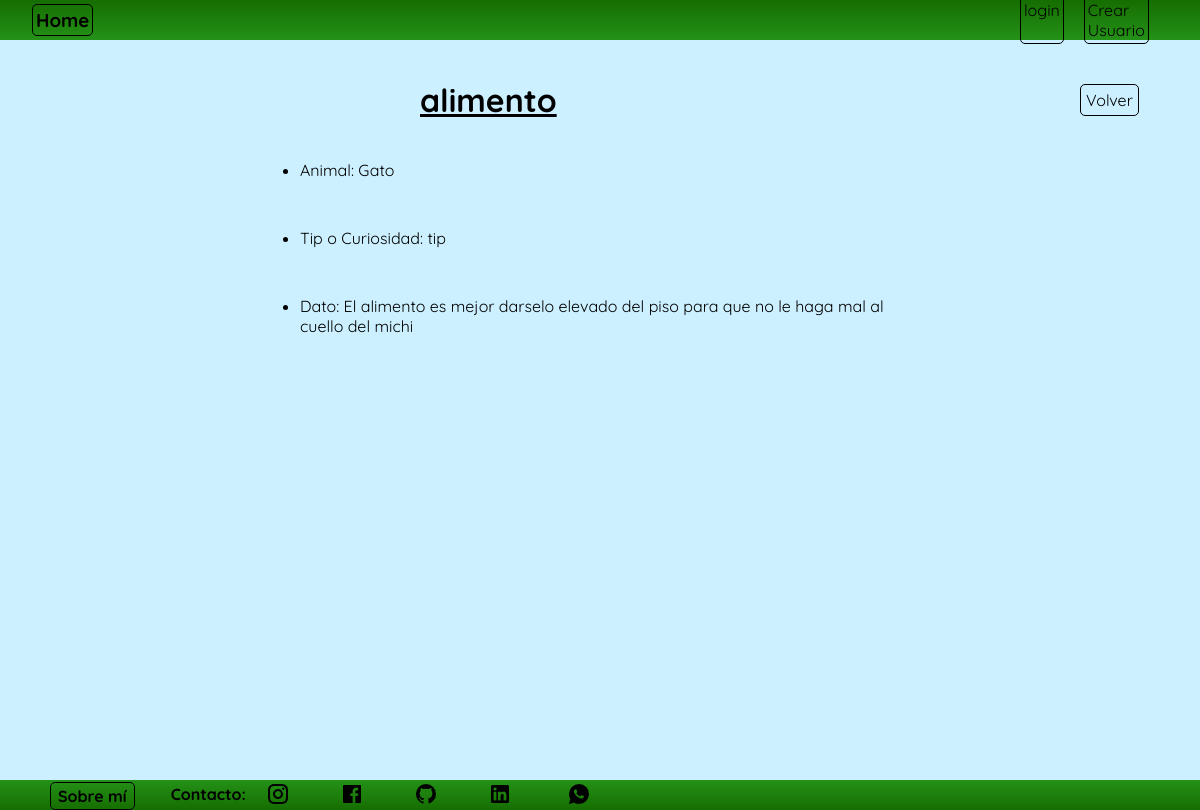
The page /comunidad/comunidad/tipcuriosidad/detail/2 on the database its author committed.
### comunidad/models.py (models this page shows, shortened)
class TipCuriosidad(models.Model):
    class TipoCuriosidad(models.TextChoices):
        TIP = 'tip', 'Tip'
        CURIOSIDAD = 'curiosidad', 'Curiosidad'
    nombre = models.CharField(max_length=100)
    animal = models.ForeignKey(TipoAnimal, on_delete=models.SET_NULL, null=True, blank=True)
    tip_o_curiosidad = models.CharField(max_length=10, choices=TipoCuriosidad.choices, verbose_name='Tip o curiosidad')
    url = models.CharField(max_length=250,null=True,blank=True, verbose_name='URL')
    dato = models.TextField(null=True,blank=True)
    usuario = models.ForeignKey(User, on_delete=models.CASCADE)
    class Meta:
        verbose_name = 'Tip o curiosidad'
        verbose_name_plural = 'Tips o curiosidades'

class TipoAnimal(models.Model):
    nombre = models.CharField(max_length=30)
    def __str__(self):
        return self.nombre
    class Meta:
        verbose_name = 'animal'
        verbose_name_plural = 'animales'

### comunidad/views.py (the view)
# urls.py: path('comunidad/tipcuriosidad/detail/<int:pk>', TipCuriosidadDetail.as_view(), name='tipcuriosidad_detail'),
class TipCuriosidadDetail(DetailView):
    model = TipCuriosidad
    context_object_name = 'tipcuriosidad'

### comunidad/templates/comunidad/tipcuriosidad_detail.html (shortened to what this page needs)
{% extends 'core/base.html' %}
{% load static %}
{% block content %}
    <main class="contenedor">
        <div class="titulo_detalle_tipcuriosidad">
            <h1>{{ object.nombre }}</h1>
        </div>
        <ul class="contenedor_detalle">
            <div class="detalle">
                <li>Animal: {{ object.animal }}</li>
                <li>Tip o Curiosidad: {{ object.tip_o_curiosidad }}</li>
                {% if object.dato %}
                    <li>Dato: {{ object.dato }}</li>
                {% endif %}
            </div>
        </ul>
        <div class="volver_mascota_contenedor">
            <a href="{% url 'comunidad:tipcuriosidad_list' %}" class="volver_mascota">Volver</a>
        </div>
    </main>
        {% endblock content %}

### core/static/css/style.css (style rules this page uses)
* { padding: 0; margin: 0; font-family: "Quicksand", sans-serif; }
.contenedor { display: grid; grid-template-columns: repeat(20, 5vw); grid-template-rows: repeat(18, 5vh); min-height: 92.54vh; background-color: rgb(204, 240, 255); width: 100vw; overflow: auto; }
.volver_mascota_contenedor { grid-column-start: 19; grid-row-start: 2; align-content: center; }
.volver_mascota { text-decoration: none; color: black; border: 1px solid black; border-radius: 5px; padding: 5px; transition-duration: .2s; }
.contenedor_detalle { display: grid; grid-template-rows: repeat(5, 1fr); gap: 1rem; grid-column-start: 6; grid-column-end: 16; grid-row-start: 4; }
.detalle { display: flex; flex-flow: column; row-gap: 3rem; grid-column-start: 1; }
.titulo_detalle_tipcuriosidad { grid-column-start: 8; grid-column-end: 17; grid-row-start: 2; text-decoration: underline black; }

### rows shown on the page
TipCuriosidad: nombre "alimento", animal "Gato", tip_o_curiosidad "tip", dato "El alimento es mejor darselo elevado del piso para que no le haga mal al cuello del michi"
